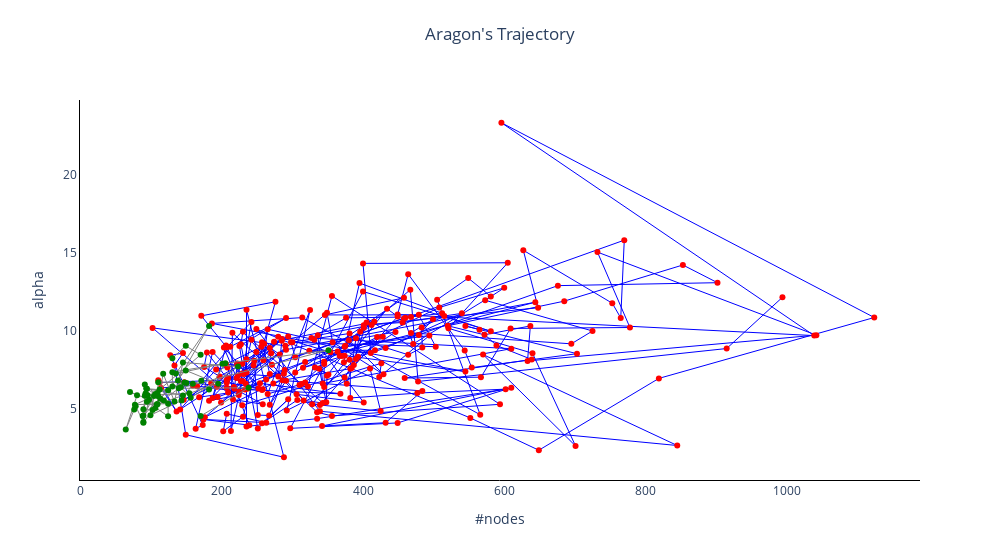

The cell this chart's notebook holds for it:
### Code cell
fig = go.Figure()

# Add a line trace
fig.add_trace(go.Scatter(x=trainNetwork['#nodes'], y=trainNetwork['alpha'], mode='lines', name='Line',line=dict(width=1,color='blue')))
fig.add_trace(go.Scatter(x=trainNetwork['#nodes'], y=trainNetwork['alpha'], mode='markers', name='Scatter',line=dict(color='red')))
fig.add_trace(go.Scatter(x=testNetwork['#nodes'], y=testNetwork['alpha'], mode='lines', name='Line',line=dict(width=1,color='grey')))
fig.add_trace(go.Scatter(x=testNetwork['#nodes'], y=testNetwork['alpha'], mode='markers', name='Scatter',line=dict(color='green')))

# Customize the layout
fig.update_layout(
    title=dict(
        text='Aragon\'s Trajectory',  # Set the title here
        x=0.5,  # Center the title horizontally (0.5 means middle)
        y=0.95,  # Adjust the vertical position as needed (0.95 is near the top)
    ),
    xaxis=dict(title='#nodes'),
    yaxis=dict(title='alpha'),
    paper_bgcolor='white',  # Set the background color to white
    plot_bgcolor='white',   # Set the plot area background color to white
    width=1000
    
)

fig.update_xaxes(linecolor='black')
fig.update_yaxes(linecolor='black')
fig.update_traces(showlegend=False)
# Show the plot
fig.show()

### Figure 1 — Plotly figure (JSON) as saved in the notebook; plotly's stock layout.template omitted (floating-point values rounded to 4 significant figures; data arrays with more than 128 entries replaced by an {"elided": "..."} marker saying what was removed)
{"data": [{"line": {"color": "blue", "width": 1}, "mode": "lines", "name": "Line", "showlegend": false, "type": "scatter", "x": {"elided": "289 int values"}, "y": {"elided": "289 float values"}}, {"line": {"color": "red"}, "mode": "markers", "name": "Scatter", "showlegend": false, "type": "scatter", "x": {"elided": "289 int values"}, "y": {"elided": "289 float values"}}, {"line": {"color": "grey", "width": 1}, "mode": "lines", "name": "Line", "showlegend": false, "type": "scatter", "x": [170, 238, 139, 351, 205, 182, 171, 159, 143, 99, 104, 77, 124, 124, 94, 108, 150, 95, 154, 195, 149, 89, 106, 91, 93, 110, 91, 106, 118, 102, 89, 88, 92, 89, 78, 76, 64, 80, 70, 97, 89, 113, 124, 94, 145, 109, 117, 133, 145, 223, 156, 142, 138, 182, 135, 201, 130, 130, 147, 110, 109, 112, 170, 149, 130], "y": [4.574, 6.377, 6.341, 8.782, 7.95, 6.266, 6.82, 6.632, 5.555, 4.624, 5.843, 5.296, 5.36, 4.555, 5.489, 5.316, 6.682, 5.895, 6.021, 6.635, 7.488, 4.604, 5.979, 5.861, 6.337, 5.835, 6.584, 5.077, 5.567, 4.95, 4.996, 4.563, 6.009, 4.179, 5.199, 4.982, 3.704, 5.899, 6.11, 5.615, 4.139, 5.682, 6.211, 6.317, 5.884, 5.326, 7.268, 5.498, 7.993, 7.739, 5.733, 6.411, 6.835, 10.34, 7.286, 7.91, 7.377, 6.463, 6.709, 6.738, 6.04, 6.269, 8.486, 9.059, 8.273]}, {"line": {"color": "green"}, "mode": "markers", "name": "Scatter", "showlegend": false, "type": "scatter", "x": [170, 238, 139, 351, 205, 182, 171, 159, 143, 99, 104, 77, 124, 124, 94, 108, 150, 95, 154, 195, 149, 89, 106, 91, 93, 110, 91, 106, 118, 102, 89, 88, 92, 89, 78, 76, 64, 80, 70, 97, 89, 113, 124, 94, 145, 109, 117, 133, 145, 223, 156, 142, 138, 182, 135, 201, 130, 130, 147, 110, 109, 112, 170, 149, 130], "y": [4.574, 6.377, 6.341, 8.782, 7.95, 6.266, 6.82, 6.632, 5.555, 4.624, 5.843, 5.296, 5.36, 4.555, 5.489, 5.316, 6.682, 5.895, 6.021, 6.635, 7.488, 4.604, 5.979, 5.861, 6.337, 5.835, 6.584, 5.077, 5.567, 4.95, 4.996, 4.563, 6.009, 4.179, 5.199, 4.982, 3.704, 5.899, 6.11, 5.615, 4.139, 5.682, 6.211, 6.317, 5.884, 5.326, 7.268, 5.498, 7.993, 7.739, 5.733, 6.411, 6.835, 10.34, 7.286, 7.91, 7.377, 6.463, 6.709, 6.738, 6.04, 6.269, 8.486, 9.059, 8.273]}], "layout": {"paper_bgcolor": "white", "plot_bgcolor": "white", "title": {"text": "Aragon's Trajectory", "x": 0.5, "y": 0.95}, "width": 1000, "xaxis": {"linecolor": "black", "title": {"text": "#nodes"}}, "yaxis": {"linecolor": "black", "title": {"text": "alpha"}}}}
